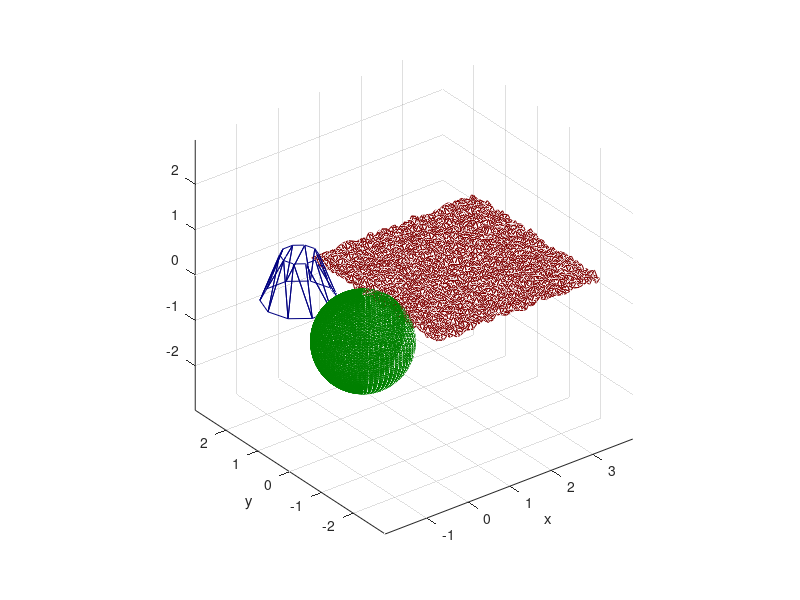

The MATLAB source for this figure: (Note: this script raises an error after producing the figure.)
% *************************************************************************
% * Copyright 2019 Sebastian Merzbach
% *
% * authors:
% *  - Sebastian Merzbach <smerzbach@gmail.com>
% *
% * file creation date: 2019-03-04
% *
% * This file is part of smml.
% *
% * smml is free software: you can redistribute it and/or modify it under
% * the terms of the GNU Lesser General Public License as published by the
% * Free Software Foundation, either version 3 of the License, or (at your
% * option) any later version.
% *
% * smml is distributed in the hope that it will be useful, but WITHOUT
% * ANY WARRANTY; without even the implied warranty of MERCHANTABILITY or
% * FITNESS FOR A PARTICULAR PURPOSE.  See the GNU Lesser General Public
% * License for more details.
% *
% * You should have received a copy of the GNU Lesser General Public
% * License along with smml.  If not, see <http://www.gnu.org/licenses/>.
% *
% *************************************************************************
%
% Script for testing ray triangle intersections with embree_intersect().

%% create a simple scene out of 3 meshes
% generate first mesh
w = 50;
h = 50;
[y0, x0] = ndgrid(4 * ((0.5 : h - 0.5) - h / 2) / h, 4 * ((0.5 : w - 0.5) - w / 2) / w);
z0 = 0.2 * rand(size(y0));
x0 = x0 + 2.0;
V0 = [x0(:), y0(:), z0(:)];

faces1 = reshape(1 : h * w, h, w);
faces1 = cat(3, faces1, faces1([2 : end, 1], :), faces1(:, [2 : end, 1]), ...
faces1([2 : end, 1], :), faces1([2 : end, 1], [2 : end, 1]), faces1(:, [2 : end, 1]));
faces1 = faces1(1 : end - 1, 1 : end - 1, :);
faces1 = reshape(permute(faces1, [3, 1, 2]), 3, [])';

% generate second mesh
n = 60;
[x1, y1, z1] = sphere(n - 1);
x1 = x1 - 1;
y1 = y1 - 1;
V1 = [x1(:), y1(:), z1(:)];

faces2 = reshape(1 : n * n, n, n);
faces2 = cat(3, faces2, faces2([2 : end, 1], :), faces2(:, [2 : end, 1]), ...
faces2([2 : end, 1], :), faces2([2 : end, 1], [2 : end, 1]), faces2(:, [2 : end, 1]));
faces2 = faces2(1 : end - 1, 1 : end - 1, :);
faces2 = reshape(permute(faces2, [3, 1, 2]), 3, [])';

% generate third mesh
n = 11;
r = 0.75;
[x2, y2, z2] = cylinder([r, 0.5 * r], n - 1);
x2 = x2 - 1;
y2 = y2 + 1.0;
V2 = [x2(:), y2(:), z2(:)];

faces3 = reshape(1 : 2 * n, 2, n);
faces3 = cat(3, faces3, faces3([2 : end, 1], :), faces3(:, [2 : end, 1]), ...
faces3([2 : end, 1], :), faces3([2 : end, 1], [2 : end, 1]), faces3(:, [2 : end, 1]));
faces3 = faces3(1 : end - 1, 1 : end - 1, :);
faces3 = reshape(permute(faces3, [3, 1, 2]), 3, [])';

% visualize meshes
figure;
trimesh(faces1, x0(:), y0(:), z0(:), 'EdgeColor', 0.5 * [1, 0, 0], 'FaceColor', 'none');
axis equal;
hold on;
trimesh(faces2, x1(:), y1(:), z1(:), 'EdgeColor', 0.5 * [0, 1, 0], 'FaceColor', 'none');
trimesh(faces3, x2(:), y2(:), z2(:), 'EdgeColor', 0.5 * [0, 0, 1], 'FaceColor', 'none');
xlabel x;
ylabel y;

%% move camera around scene
nn = 10;
cam_thetas = col(linspace(10, 70, nn));
cam_poss = [repmat(0.5, nn, 1), -5 * sind(cam_thetas), 5 * cosd(cam_thetas)];

embree_intersect('vertices', {single(V0); single(V1); single(V2)}, ...
    'faces', {int32(faces1 - 1); int32(faces2 - 1); int32(faces3 - 1)});
intersections = cell(nn, 1);
for ii = 1 : nn
    cam_fov = deg2rad(60);
    cam_focal_length = 1;
    cam_pos = cam_poss(ii, :);
    cam_look_at = [0, 0, 0];
    cam_forward = utils.normalize(cam_look_at - cam_pos);
    cam_up = utils.normalize(cross(cam_forward, [-1, 0, 0]));
    cam_side = utils.normalize(cross(cam_forward, cam_up));
    cam_mat_to_world = [cam_side; cam_up; cam_forward]';
    res_x = 1000;
    res_y = 750;
    aspect = res_x / res_y;

    cam_right = tan(cam_fov / 2) * cam_focal_length;
    cam_left = -cam_right;
    cam_top = cam_right / aspect;
    cam_bottom = -cam_top;

    cam_points_x = linspace(cam_left, cam_right, res_x);
    cam_points_y = linspace(cam_top, cam_bottom, res_y);
    [cam_points_y, cam_points_x] = ndgrid(cam_points_y, cam_points_x);
    cam_points_z = repmat(cam_focal_length, res_y, res_x); %#ok<REPMAT>
    cam_points = [cam_points_x(:), cam_points_y(:), cam_points_z(:)];
    cam_points_world = cam_points * cam_mat_to_world + cam_pos;
    cam_dirs_world = utils.normalize(cam_points_world - cam_pos);
    
    if ii == 1
        scatter3(cam_poss(:, 1), cam_poss(:, 2), cam_poss(:, 3), 100, 'o', 'filled');
        quiver3(cam_poss(1, 1), cam_poss(1, 2), cam_poss(1, 3), ...
            cam_side(1), cam_side(2), cam_side(3), 0, 'Color', 'red');
        quiver3(cam_poss(1, 1), cam_poss(1, 2), cam_poss(1, 3), ...
            cam_up(1), cam_up(2), cam_up(3), 0, 'Color', 'green');
        quiver3(cam_poss(1, 1), cam_poss(1, 2), cam_poss(1, 3), ...
            cam_forward(1), cam_forward(2), cam_forward(3), 0, 'blue');
        quiver3(repmat(cam_poss(1, 1), res_x, 1), ...
            repmat(cam_poss(1, 2), res_x, 1), ...
            repmat(cam_poss(1, 3), res_x, 1), ...
            cam_dirs_world(1 : res_y : end, 1), ...
            cam_dirs_world(1 : res_y : end, 2), ...
            cam_dirs_world(1 : res_y : end, 3), 0);
        quiver3(repmat(cam_poss(1, 1), res_x, 1), ...
            repmat(cam_poss(1, 2), res_x, 1), ...
            repmat(cam_poss(1, 3), res_x, 1), ...
            cam_dirs_world(res_y : res_y : end, 1), ...
            cam_dirs_world(res_y : res_y : end, 2), ...
            cam_dirs_world(res_y : res_y : end, 3), 0);
        quiver3(repmat(cam_poss(1, 1), res_y, 1), ...
            repmat(cam_poss(1, 2), res_y, 1), ...
            repmat(cam_poss(1, 3), res_y, 1), ...
            cam_dirs_world(1 : res_y, 1), ...
            cam_dirs_world(1 : res_y, 2), ...
            cam_dirs_world(1 : res_y, 3), 0);
        quiver3(repmat(cam_poss(1, 1), res_y, 1), ...
            repmat(cam_poss(1, 2), res_y, 1), ...
            repmat(cam_poss(1, 3), res_y, 1), ...
            cam_dirs_world(end - res_y + 1 : end, 1), ...
            cam_dirs_world(end - res_y + 1 : end, 2), ...
            cam_dirs_world(end - res_y + 1 : end, 3), 0);
        drawnow;
    end

    % raytracing
    ray_origins = repmat(cam_pos, res_x * res_y, 1);
    ray_dirs = utils.normalize(cam_dirs_world);

    intersections{ii} = embree_intersect('ray_origins', single(ray_origins), ...
        'ray_dirs', single(ray_dirs), ...
        'compute_points', true);
    disp(ii);
end
ts = cfun(@(is) reshape(is.t(:), res_y, res_x), intersections);
us = cfun(@(is) reshape(is.u(:), res_y, res_x), intersections);
vs = cfun(@(is) reshape(is.v(:), res_y, res_x), intersections);
pids = cfun(@(is) reshape(is.objects(:), res_y, res_x), intersections);
tids = cfun(@(is) reshape(is.triangles(:), res_y, res_x), intersections);
points = cfun(@(is) reshape(is.points, res_y, res_x, 3), intersections);
normals = cfun(@(is) reshape(is.normals, res_y, res_x, 3), intersections);
sv([points, normals, ts, us, vs, pids, tids]);

%% now add a light source and trace shadow rays
nl = 10;
light_thetas = col(linspace(70, 10, nl));
light_poss = [-4 * sind(light_thetas), -ones(nl, 1), 4 * cosd(light_thetas)];

% visualize
scatter3(light_poss(:, 1), light_poss(:, 2), light_poss(:, 3), 100, '*');

intersected = find(intersections{nn}.objects ~= -1);
ray_origins = intersections{nn}.points(intersected, :);

frames = repmat(ts(nn), nl, 1);
frames = cfun(@(f) permute(f, [3, 1, 2]), frames);
shadowed = cell(nl, 1);
for ii = 1 : nl
    ray_dirs = light_poss(ii, :) - ray_origins;
    
    ts_light = sqrt(sum(ray_dirs .^ 2, 2));
    ray_dirs = ray_dirs ./ ts_light;
    shadow_intersections = embree_intersect('ray_origins', ray_origins, 'ray_dirs', ray_dirs);
    shadowed{ii} = shadow_intersections.t < ts_light - 2e-4 & shadow_intersections.objects ~= -1;
    
    frames{ii}(:, intersected(shadowed{ii})) = 0;
    disp(ii);
end
frames = cfun(@(f) permute(f, [2, 3, 1]), frames);

sv(frames);














